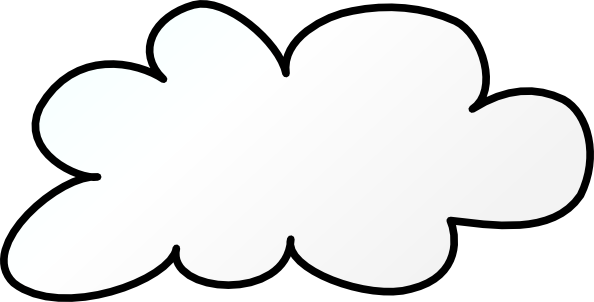
#> input picture image_boundary/cloud.png, 594 x 302 px
$ python image_boundary.py
#> lines starting #> are read from the running program, lines starting #| are printed output that depends on the picture
#! /usr/bin/env python3
#
def image_boundary_test ( ):

#*****************************************************************************80
#
## image_boundary_test() tests image_boundary().
#
#  Licensing:
#
#    This code is distributed under the MIT license.
#
#  Modified:
#
#    08 September 2024
#
#  Author:
#
#    John Burkardt
#
  import numpy as np
  import platform

  print ( '' )
  print ( 'image_boundary_test():' )
  print ( '  python version: ' + platform.python_version ( ) )
  print ( '  numpy version:  ' + np.version.version )
  print ( '  image_boundary() finds edges in an image.' );
  print ( '' )

  image_file = 'cloud.png'
  boundary_file = 'cloud_boundary.png'
  image_boundary ( image_file, boundary_file )
  print ( '  Analyzed file "' + image_file + '"' )
  print ( '  Boundary file "' + boundary_file + '"' )
#
#  Terminate.
#
  print ( '' );
  print ( 'image_edge_test():' )
  print ( '  Normal end of execution.' )

  return

def image_boundary ( image_file, boundary_file ):

#*****************************************************************************80
#
## image_boundary() selects and displays the boundary edges in an image.
#
#  Licensing:
#
#    This code is distributed under the MIT license.
#
#  Modified:
#
#    08 September 2024
#
#  Author:
#
#    John Burkardt
#
#  Reference:
#
#  Michael Driscoll,
#  Pillow: Image Processing with Python
#
#  Input:
#
#    image_file: the name of the file to be analyzed.
#
#    boundary_file: the name of the file to contain the highlighted boundary.
#
#> called with image_file = 'cloud.png', boundary_file = 'cloud_boundary.png'
  from PIL import Image
  from PIL import ImageFilter

  image_data = Image.open ( image_file )
#> image_data is the input picture: PIL image 594x302 RGBA; mean R, G, B, A 230.6, 231.1, 231.1, 183.1
  boundary_data = image_data.filter ( ImageFilter.CONTOUR )
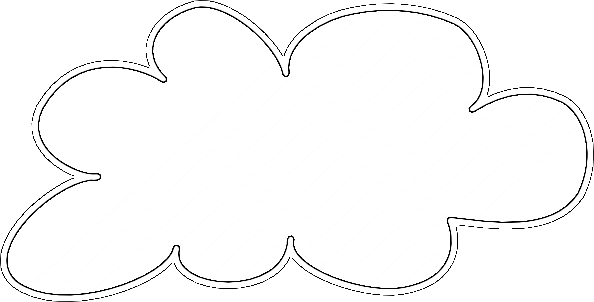
#> boundary_data: PIL image 594x302 RGBA; mean R, G, B, A 248.4, 248.4, 248.4, 249.5; transparent parts drawn white
  boundary_data.save ( boundary_file )

  return

def timestamp ( ):

#*****************************************************************************80
#
## timestamp() prints the date as a timestamp.
#
#  Licensing:
#
#    This code is distributed under the MIT license.
#
#  Modified:
#
#    21 August 2019
#
#  Author:
#
#    John Burkardt
#
  import time

  t = time.time ( )
  print ( time.ctime ( t ) )

  return

if ( __name__ == '__main__' ):
  timestamp ( )
  image_boundary_test ( )
  timestamp ( )


$ run again, with FEM/fd2d_heat_steady_test01.png copied over image_boundary/cloud.png
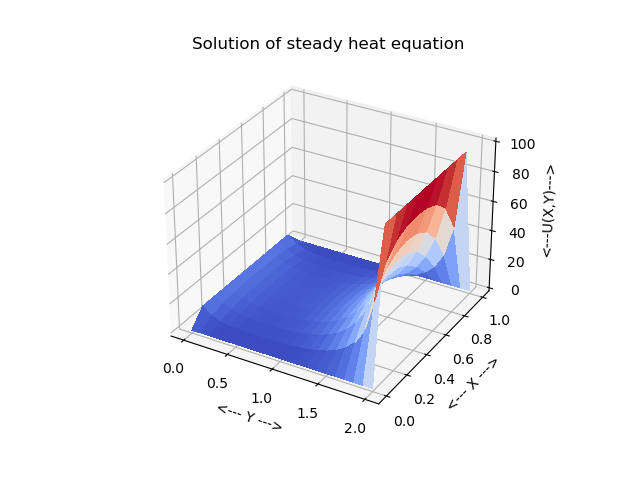
#> input picture FEM/fd2d_heat_steady_test01.png, 640 x 480 px
#> in image_boundary, image_data is the input picture: PIL image 640x480 RGBA; mean R, G, B, A 238, 238, 244.8, 255
#> in image_boundary, `boundary_data = image_data.filter ( ImageFilter.CONTOUR )`:
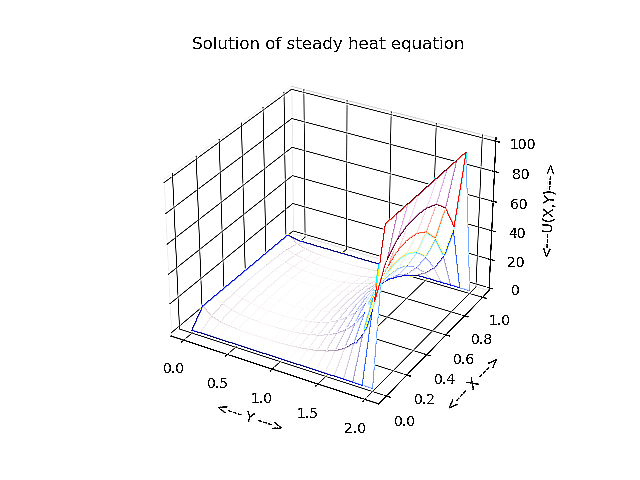
#> boundary_data: PIL image 640x480 RGBA; mean R, G, B, A 248.1, 247.9, 248.4, 255

$ run again, with boundary_word_equilateral/boundary_snap_test.png copied over image_boundary/cloud.png
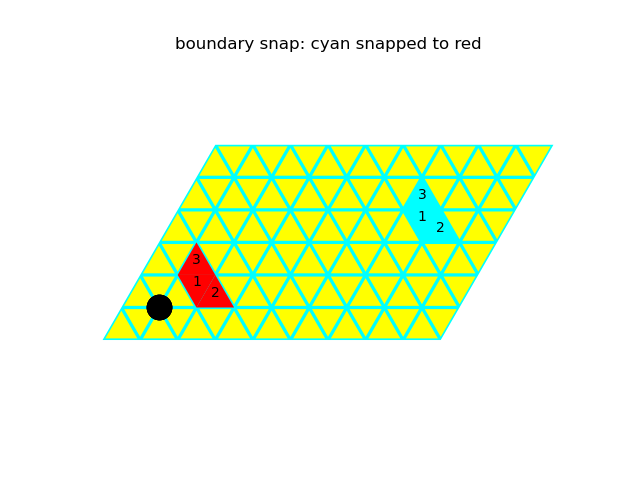
#> input picture boundary_word_equilateral/boundary_snap_test.png, 640 x 480 px
#> in image_boundary, image_data is the input picture: PIL image 640x480 RGBA; mean R, G, B, A 238, 252.2, 215, 255
#> in image_boundary, `boundary_data = image_data.filter ( ImageFilter.CONTOUR )`:
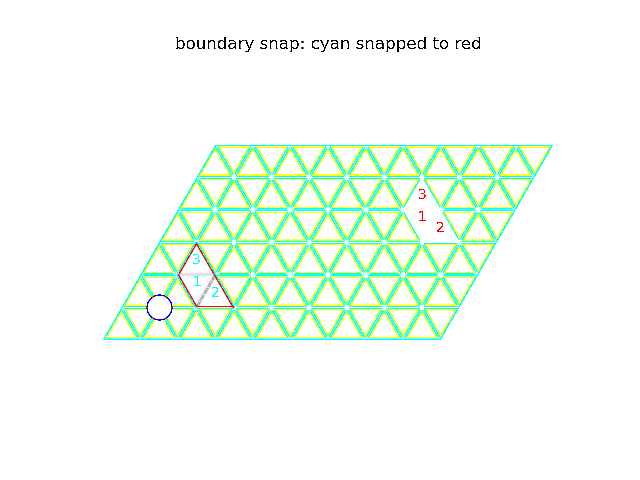
#> boundary_data: PIL image 640x480 RGBA; mean R, G, B, A 243.3, 253.9, 244, 255
